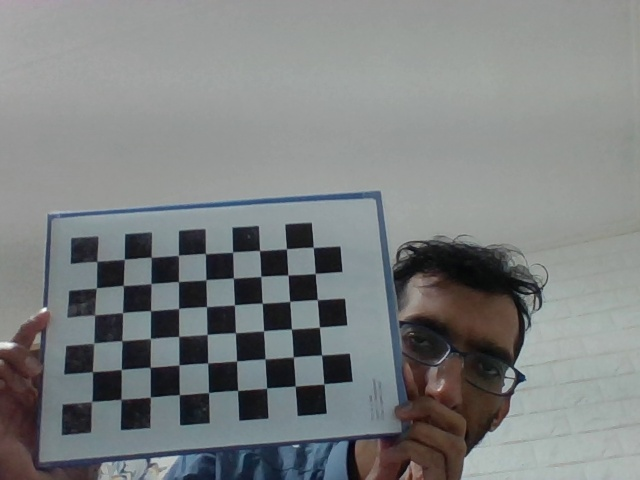
#> input picture images/cal_image_0.jpg, 640 x 480 px; its folder holds 5 pictures in this run
$ python camera_calibration.py
#> lines starting #> are read from the running program, lines starting #| are printed output that depends on the picture; after the words box and inside, x2 and y2 are one past the last pixel; in counts of white or black regions, pixels touching at a corner belong together
import numpy as np
import cv2 as cv
import glob

############################        FIND CHESSBOARD CORNERS - objPonints, imgPoints ############################
chessboard_size = (9, 6)
framesize = (640, 480)

# termination criteria
criteria = (cv.TERM_CRITERIA_EPS + cv.TERM_CRITERIA_MAX_ITER, 30, 0.001)

# prepare object points, like (0,0,0), (1,0,0), (2,0,0) ....,(6,5,0)
objp = np.zeros((chessboard_size[0]*chessboard_size[1],3), np.float32)  # 3D points in real world space   # 9x6 = 54   54x3 = 162  162x1 = 162
objp[:,:2] = np.mgrid[0:chessboard_size[0],0:chessboard_size[1]].T.reshape(-1,2)  # 2D points in image plane        # 9x6 = 54   54x2 = 108  108x1 = 108

# Array to store object points and image points from all the images
objPoints = []  # 3d points in real world space
imgPoints = []  # 2d points in image plane

images = glob.glob('*.jpg')

for image in images:
    img = cv.imread(image)
#> img is the input picture: shape (480, 640, 3); mean B, G, R 128.8, 128.6, 125.1
    gray = cv.cvtColor(img,cv.COLOR_BGR2GRAY)
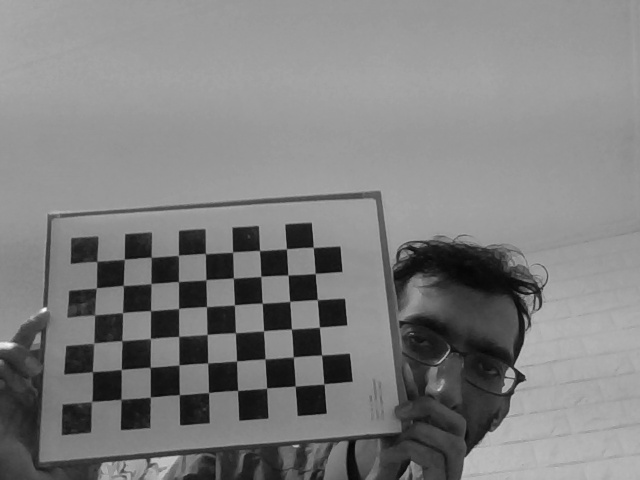
#> gray: shape (480, 640); min 4, max 251, mean 127.5

    # Find the chess board corners
    ret, corners = cv.findChessboardCorners(gray, chessboard_size, None)
#> ret = True; corners = 54 rows, first 8: [96.87, 261.9], [124.3, 258.5], [151.2, 257], [178.1, 254.7], [205.5, 253.2], [232.7, 251.5], [259.6, 250.5], [286.1, 248.1]

    # If found, add object points, image points (after refining them)
    if ret == True:
        objPoints.append(objp)
        corners2 = cv.cornerSubPix(gray,corners,(11,11),(-1,-1),criteria)
#> corners2 = 54 rows, first 8: [96.81, 261.3], [124.3, 259.3], [151.3, 257.2], [178.4, 255.3], [205.4, 253.6], [232.6, 252.1], [259.5, 250.5], [286.5, 248.8]
        imgPoints.append(corners2)

        # Draw and display the corners
        cv.drawChessboardCorners(img, chessboard_size, corners2,ret)
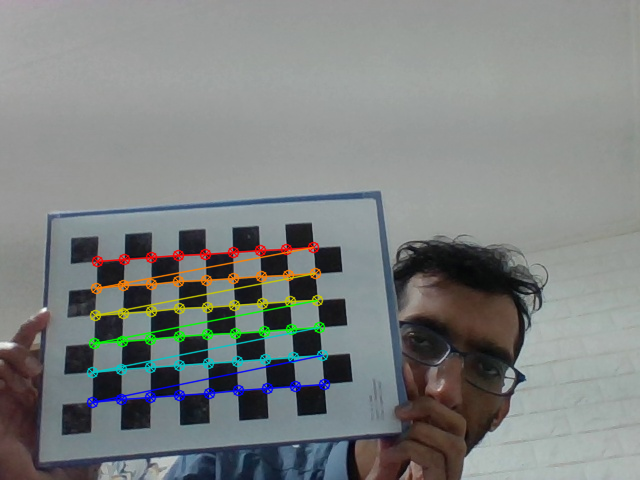
#> img: shape (480, 640, 3); 3.7% of pixels changed, all inside (x1, y1, x2, y2) = (86, 241, 331, 409)
        cv.imshow('img',img)
        cv.waitKey(500)
#> pass 2 of the loop `for image in images:`:
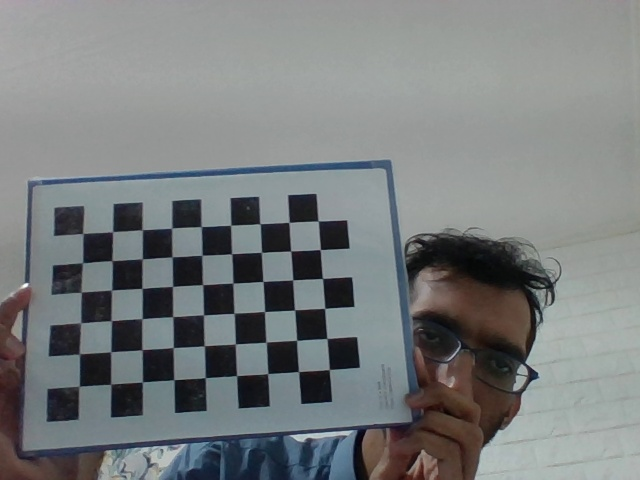
#> input picture images/cal_image_1.jpg, 640 x 480 px
#> img is the input picture: shape (480, 640, 3); mean B, G, R 125.8, 125.1, 121.2
#> `gray = cv.cvtColor(img,cv.COLOR_BGR2GRAY)`:
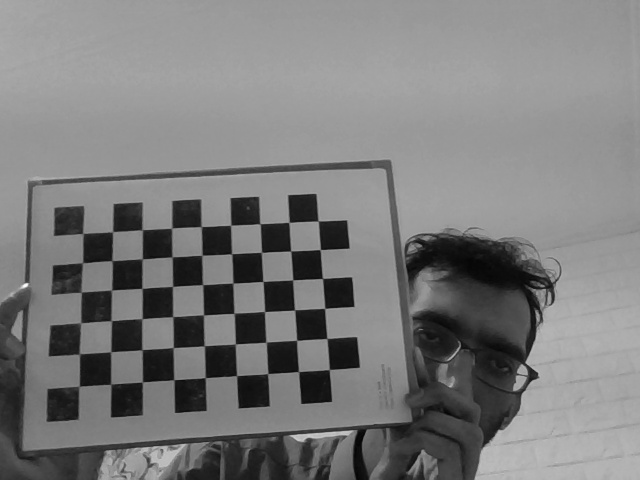
#> gray: shape (480, 640); min 4, max 254, mean 124
#> corners = 54 rows, first 8: [83.28, 232.9], [112.4, 231.4], [142.4, 229.6], [171.3, 227.7], [201.5, 226.4], [230.9, 225], [259.9, 223.8], [288.9, 222.3]
#> corners2 = 54 rows, first 8: [82.85, 233.5], [112.6, 231.7], [142.2, 229.7], [171.7, 228.2], [201.2, 226.6], [230.7, 225.3], [260, 223.7], [289.1, 222.3]
#> `cv.drawChessboardCorners(img, chessboard_size, corners2,ret)`:
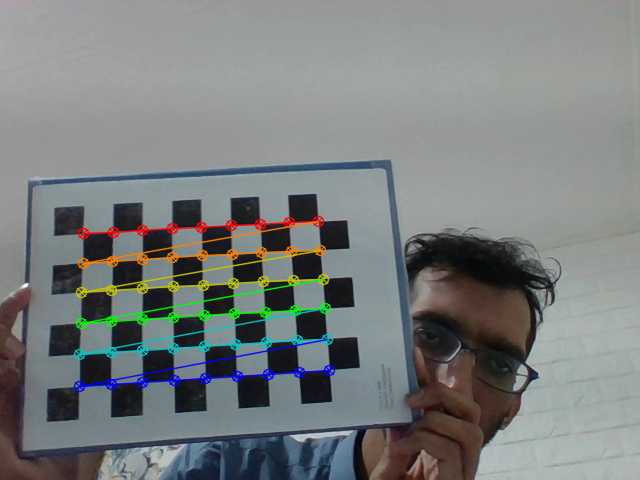
#> img: shape (480, 640, 3); 3.92% of pixels changed, all inside (x1, y1, x2, y2) = (73, 215, 336, 393)
#> pass 3 of the loop `for image in images:`:
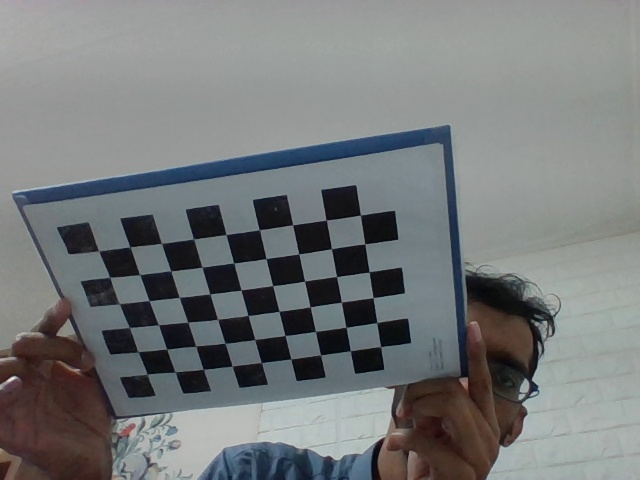
#> input picture images/cal_image_10.jpg, 640 x 480 px
#> img is the input picture: shape (480, 640, 3); mean B, G, R 122, 121.1, 118
#> `gray = cv.cvtColor(img,cv.COLOR_BGR2GRAY)`:
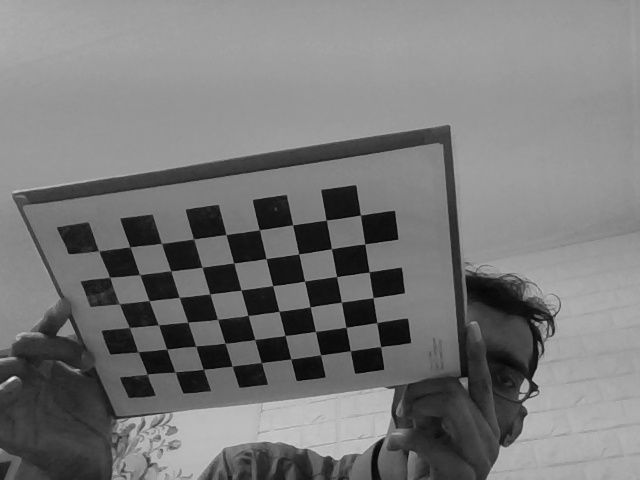
#> gray: shape (480, 640); min 3, max 230, mean 120.2
#> ret = False; corners = None
#> the loop made 5 passes; the first 3 are shown
cv.destroyAllWindows()


############################        CALIBRATION ############################
# ret, mtx, dist, rvecs, tvecs = cv.calibrateCamera(objPoints, imgPoints, framesize, None, None)
ret, mtx, dist, rvecs, tvecs = cv.calibrateCamera(objPoints, imgPoints, framesize, None, None)


print("Camera Calibrated: ", ret, '\n')
print("Camera Matrix: ", mtx, '\n')
print("Distortion Coefficients: ", dist, '\n')
print("Rotation Vectors: ", rvecs, '\n')
print("Translation Vectors: ", tvecs, '\n')


############################        UNDISTORTION ############################
img = cv.imread('cal_image_56.jpg')
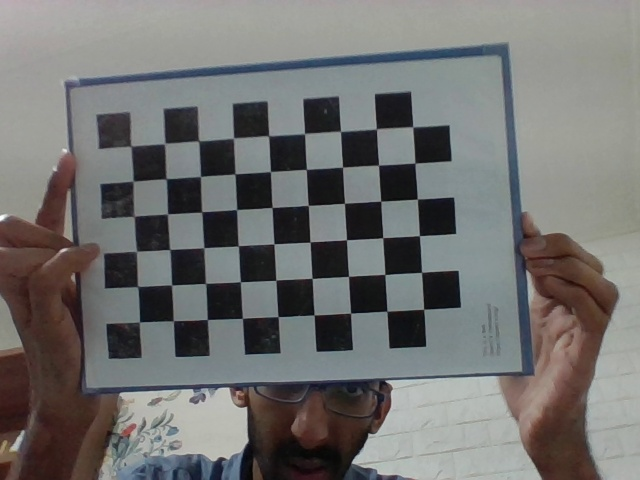
#> input picture images/cal_image_56.jpg, 640 x 480 px
#> img is the input picture: shape (480, 640, 3); mean B, G, R 112.1, 113.3, 113.5
h,  w = img.shape[:2]
#> h = 480; w = 640
newCameraMatrix, roi = cv.getOptimalNewCameraMatrix(mtx, dist, (w,h), 1, (w,h))

# undistort
dst = cv.undistort(img, mtx, dist, None, newCameraMatrix)
#  crop the image
x, y, w, h = roi
dst = dst[y:y+h, x:x+w]
#> dst: shape (451, 537, 3)
cv.imwrite('calibresult_undistort.png', dst)

# Undistort with Remapping
mapx,mapy = cv.initUndistortRectifyMap(mtx, dist, None, newCameraMatrix, (w,h), 5)
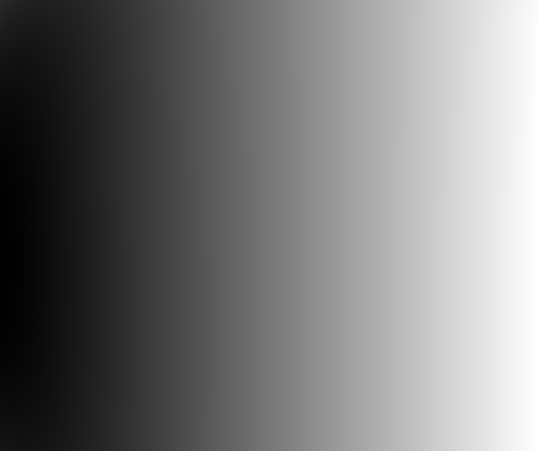
#> mapx: shape (451, 537) float32; min -37.32, max 552.4, mean 243.2; drawn with min black and max white
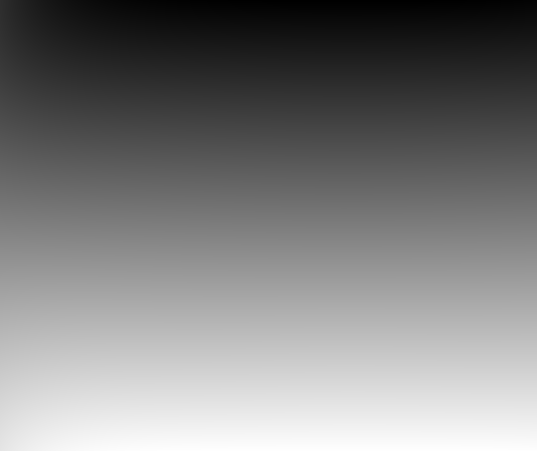
#> mapy: shape (451, 537) float32; min -12.27, max 454.8, mean 219.7; drawn with min black and max white
dst = cv.remap(img, mapx, mapy, cv.INTER_LINEAR)
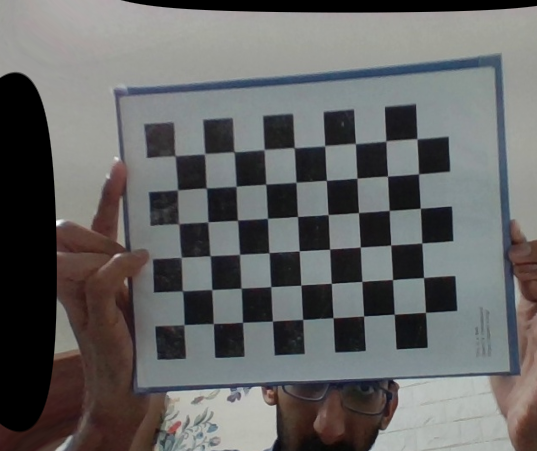
#> dst: shape (451, 537, 3); mean B, G, R 100.9, 101.3, 101.1
# crop the image
x, y, w, h = roi
dst = dst[y:y+h, x:x+w]
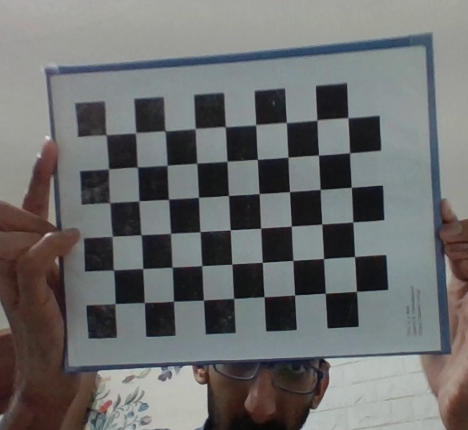
#> dst: shape (430, 468, 3); mean B, G, R 109.4, 109.7, 108.8
cv.imwrite('calibresult_undistort_remapping.png', dst)


# Reprojection Error
mean_error = 0
for i in range(len(objPoints)):
    imgPoints2, _ = cv.projectPoints(objPoints[i], rvecs[i], tvecs[i], mtx, dist)
    error = cv.norm(imgPoints[i], imgPoints2, cv.NORM_L2)/len(imgPoints2)
    mean_error += error
print( "total error: {}".format(mean_error/len(objPoints)) )
print("\n\n\n")
